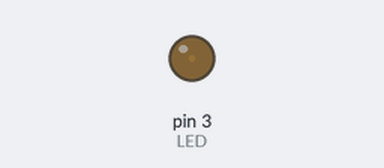
The sketch below on a simulated Arduino Uno, built with avr-gcc and run on an emulated ATmega328P. Shown: output pins drawn as LEDs (lit = HIGH).

Above: at 0.05 s.
At 1.15 s:
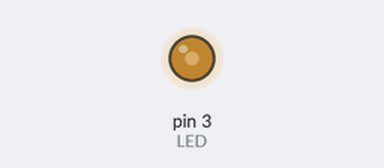
At 2.3 s:
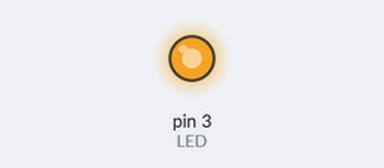
At 4.55 s:
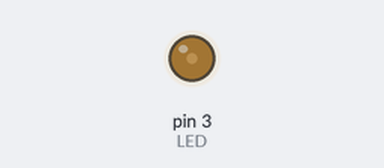
Timing chart, 0 to 6.6 s (numbered marks = the images above):
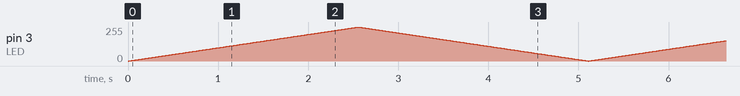

The sketch:

program.ino
```cpp
#define LED 3
#define MAX 255
#define MIN 0
#define TMP 10

// Analogic Signal - 8 bits (0 - 255)

void setup(){
  pinMode(LED, OUTPUT);
}

void loop(){

  for (int i = MIN; i < MAX; i++) {
    analogWrite(LED, i);
    delay(TMP);
  }

  for (int i = MAX; i > MIN; i--) {
    analogWrite(LED, i);
    delay(TMP);
  }

}
```
